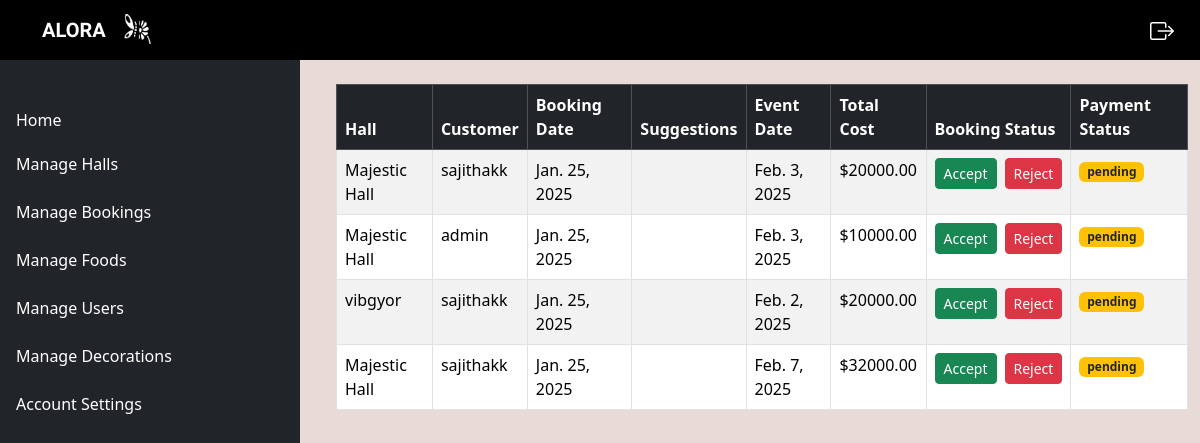
/view_booking, run on an earlier commit of the app's database.
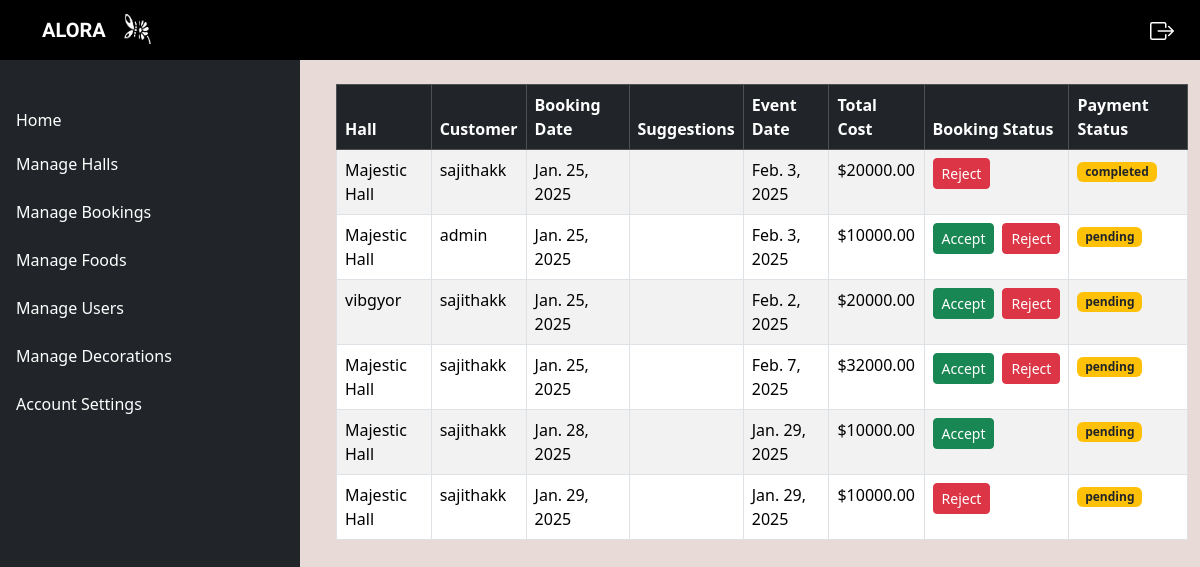
And on a later commit of the database.
### event/models.py (models this page shows, shortened)
class Booking(models.Model):
    hall_id=models.ForeignKey(Hall,on_delete=models.CASCADE)
    customer_id=models.ForeignKey(User,on_delete=models.CASCADE)
    booking_date=models.DateField(auto_now_add=True)
    payment_status=models.CharField(max_length=20,default='pending',null=True,blank=True)
    include_photography=models.BooleanField(null=True,blank=True)
    include_food=models.BooleanField(null=True,blank=True)
    food=models.ForeignKey(Food,on_delete=models.CASCADE,null=True,blank=True)
    include_decoration=models.BooleanField(null=True,blank=True)
    decoration_model=models.ForeignKey(Decoration,on_delete=models.CASCADE,null=True,blank=True)
    photography_cost=models.DecimalField(max_digits=10,decimal_places=2,null=True,blank=True,default=1000)
    suggestion=models.CharField(max_length=250,null=True,blank=True)
    total_cost=models.DecimalField(max_digits=10,decimal_places=2)
    event_date=models.DateField(null=True,blank=True)
    status=models.CharField(max_length=20,default='pending',null=True,blank=True)
    number=models.IntegerField(null=True,blank=True)

class Hall(models.Model):
    name=models.CharField(max_length=100)
    location=models.TextField()
    capacity=models.IntegerField()
    price_per_day=models.DecimalField(max_digits=10,decimal_places=2)
    photo_url=models.FileField()
    description=models.TextField()

### event/views.py (the view)
# urls.py: path('view_booking',views.View_booking,name='view_booking'),
def View_booking(request):
    event_booking=Booking.objects.all()
    return render(request,'view_booking.html',{'events':event_booking})

### templates/view_booking.html (shortened to what this page needs)
{% extends 'admin_home.html' %}
{% load static %}
{% block content %}
<div class="content ps-4" >
    {% if events %}
<div class="container mt-4">
    <div class="table-responsive">
        <table class="table table-bordered table-striped table-hover">
            <thead class="table-dark">
                <tr>
                    <th>Hall</th>
                    <th>Customer</th>
                    <th>Booking Date</th>
                    <th>Suggestions</th>
                    <th>Event Date</th>
                    <th>Total Cost</th>
                    <th>Booking Status</th>
                    <th>Payment Status</th>
                </tr>
            </thead>
            <tbody>
                {% for i in events %}
                <tr>
                    <td>{{ i.hall_id.name }}</td>
                    <td>{{ i.customer_id.username }}</td>
                    <td>{{ i.booking_date }}</td>
                    <td>{{ i.suggestion }}</td>
                    <td>{{ i.event_date }}</td>
                    <td>${{ i.total_cost }}</td>
                    <td>
                        <form action="{% url 'set_status' id=i.id %}" method="post" class="d-flex gap-2">
                            {% if i.status == 'pending' %}
                                <input type="submit" name="status1" value="Accept" class="btn btn-success btn-sm">
                                <input type="submit" name="status1" value="Reject" class="btn btn-danger btn-sm">
                            {% elif i.status == 'accepted' %}
                                <input type="submit" name="status1" value="Reject" class="btn btn-danger btn-sm">
                            {% else %}
                                <input type="submit" name="status1" value="Accept" class="btn btn-success btn-sm">
                            {% endif %}
                        </form>
                    </td>
                    <td>
                        <span class="badge
                            {% if i.payment_status == 'Paid' %} bg-success
                            {% else %} bg-warning text-dark
                            {% endif %}">
                            {{ i.payment_status }}
                        </span>
                    </td>
                </tr>
                {% endfor %}
            </tbody>
        </table>
    </div>
</div>
{% endif %}
</div>
{%endblock content %}

What changed in the data, as far as the page shows it:
changed Booking: payment_status "pending" → "completed"; status1 "Accept" → "Reject"; status1 "Reject" → (not shown)
added Booking: hall_id.name "Majestic Hall", customer_id.username "sajithakk", booking_date "Jan. 28, 2025", event_date "Jan. 29, 2025", total_cost "10000.00", payment_status "pending"
added Booking: hall_id.name "Majestic Hall", customer_id.username "sajithakk", booking_date "Jan. 29, 2025", event_date "Jan. 29, 2025", total_cost "10000.00", payment_status "pending"
